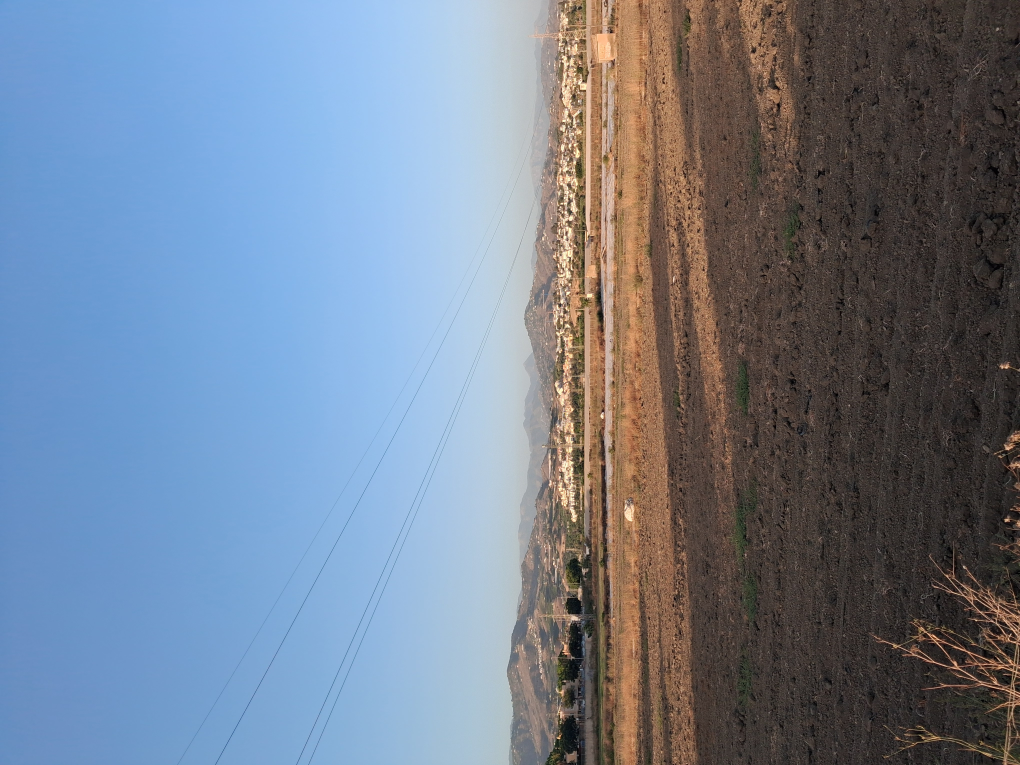
#> input picture 141720.jpg, 4080 x 3060 px (shown at 1/4 size)
$ python dump_skyline.py ../141720.jpg
#> lines starting #> are read from the running program, lines starting #| are printed output that depends on the picture
### src/align/__init__.py
"""Proyección del perfil de horizonte sobre una fotografía y persistencia
del alineamiento manual (fase 2, previa al ML).

Convenios (sufijos obligatorios, ver CLAUDE.md):
- azimuth_deg: azimut del CENTRO de la imagen, no del borde.
- pitch_deg: elevación del centro de la imagen; positivo = cámara mirando
  hacia arriba.
- roll_deg: positivo = el lado derecho del horizonte dibujado BAJA.
- Proyección pinhole rectilínea, sin distorsión de lente (documentado: ese
  residuo lo absorberá el alineamiento automático de la fase 2).

El JSON de alineamiento guarda, además de los cuatro parámetros finales, un
bloque `seed` con los valores iniciales y su procedencia ("exif", "default",
"cli"): la diferencia entre el azimut ajustado y el azimut EXIF es la medida
del error de la brújula, que es el dato que la fase 2 necesita. `notes` y
`created_utc` anotan las condiciones de cada captura: este es el conjunto de
validación del ML y conviene que nazca anotado.
"""

import json
import math
from dataclasses import asdict, dataclass
from datetime import datetime, timezone
from pathlib import Path

import numpy as np
from PIL import Image, ImageOps

ALIGN_VERSION = 1

# tags EXIF (los sub-IFD donde viven varían entre cámaras: _exif_lookup
# busca en el IFD base y en el sub-IFD Exif)
_IFD_EXIF = 0x8769
_IFD_GPS = 0x8825
_TAG_FOCAL_35MM = 41989
_TAG_GPS_LAT_REF, _TAG_GPS_LAT = 1, 2
_TAG_GPS_LON_REF, _TAG_GPS_LON = 3, 4
_TAG_GPS_DIR = 17

_FULL_FRAME_WIDTH_MM = 36.0


@dataclass
class AlignmentParams:
    azimuth_deg: float
    hfov_deg: float
    pitch_deg: float
    roll_deg: float


# [58 lines left out: functions project_profile, projected_y_per_column, not called in this run]


def load_oriented_photo(photo_path: str) -> tuple[Image.Image, np.ndarray]:
    """ÚNICO punto de carga de píxeles de la foto: aplica la orientación EXIF
    una sola vez y devuelve (imagen, array) del mismo origen.

    Las cámaras de móvil no rotan los píxeles: guardan la rotación en el tag
    Orientation. Todo consumidor de píxeles (canvas principal, tira, volcados
    de depuración) debe salir de aquí — una segunda ruta de carga es una
    oportunidad de mezclar ejes orientados con píxeles sin orientar, el tipo
    de fallo plausible-pero-incorrecto contra el que está escrito CLAUDE.md.
    """
#> called with photo_path = '../141720.jpg'
    with Image.open(photo_path) as raw:
#> raw is the input picture: PIL image 4080x3060 RGB; mean R, G, B 114.8, 127.1, 144.4
        img = ImageOps.exif_transpose(raw).convert("RGB")
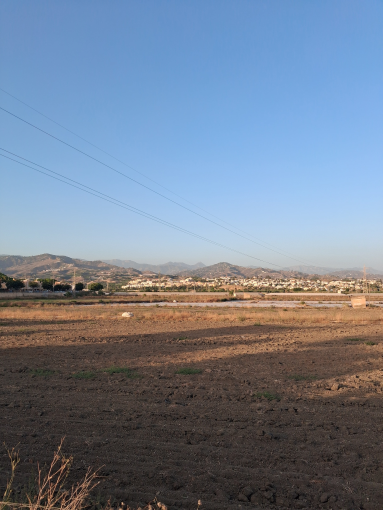
#> img: PIL image 3060x4080 RGB (shown at 1/8 size); mean R, G, B 114.8, 127.1, 144.4
#| 141720.jpg  3060x4080  (orientación EXIF aplicada)
    array = np.asarray(img)
    # coherencia imagen<->array: si esto falla, hay dos orígenes de píxeles
    assert array.shape[:2] == (img.height, img.width), (
        f"array {array.shape[:2]} vs imagen {(img.height, img.width)}")
    return img, array


# [65 lines left out: functions build_strip, load_session, alignment_json_path, not called in this run]


def seed_entry(value: float, source: str) -> dict:
    """Un valor inicial con su procedencia: "exif", "default" o "cli"."""
    return {"value": float(value), "source": source}


# [49 lines left out: function provenance_entry, not called in this run]


_NOTE_MARKS = ("busqueda automatica", "búsqueda automática", "buscador")


# [91 lines left out: functions infer_provenance, save_alignment, not called in this run]


def load_alignment(json_path: str) -> dict:
    return json.loads(Path(json_path).read_text(encoding="utf-8"))


# [93 lines left out: functions seed_from_exif, _seed_from_exif, _safe_float, _exif_lookup, _dms_to_deg, not called in this run]


def _utc_now() -> str:
    return (datetime.now(timezone.utc).isoformat(timespec="seconds")
            .replace("+00:00", "Z"))

### src/align/search.py
"""Búsqueda automática de alineamiento por fuerza bruta (asistente).

TODO LO QUE HAY AQUÍ ES UNA HEURÍSTICA DELIBERADA para asistir el etiquetado
manual, NO la solución de la fase 2. El detector de cresta de abajo es el
mismo tipo de filtro clásico que ya demostró sus límites (calima, contraluz,
primeros planos); segmentar el skyline de verdad es el objetivo del modelo de
segmentación. Esta búsqueda no sustituye el juicio del usuario: solo le deja
empezar cerca, y el resultado SIEMPRE se valida o corrige a mano en la GUI.

La búsqueda en sí es el caso 7 del contrato en su versión sintética: dado un
perfil desplazado artificialmente, recuperar el desplazamiento (±0.1°).
"""

import math
from dataclasses import dataclass

import numpy as np
from numpy.lib.stride_tricks import sliding_window_view

from src.align import AlignmentParams, project_profile, projected_y_per_column

# rejilla gruesa
COARSE_AZ_HALF_DEG = 20.0
COARSE_AZ_STEP_DEG = 0.5
FOV_RANGE_DEG = (10.0, 80.0)   # incluye teleobjetivo: un 15-20° real caía
                               # fuera del rango antiguo (40-75) y la
                               # búsqueda se saturaba en el borde
FOV_GRID_RATIO = 1.05          # rejilla GEOMÉTRICA: resolución relativa
                               # constante. Con paso lineal, 2.5° es un 3%
                               # a 75° pero un 17% a 15°, justo donde más
                               # falta precisión.
# Límites FÍSICOS de la cámara, no de comodidad. El de inclinación estaba en
# 10° y es demasiado estrecho: fotografiar una cima de 2500 m desde un valle
# a 9 km exige mirar 14.5° hacia arriba (caso real, Naranjo de Bulnes desde
# la AS-264), así que la etapa gruesa recortaba el valor correcto y la fina
# se escapaba fuera del rango explorado.
PITCH_LIMIT_DEG = 30.0
# El giro NO estaba acotado en la etapa fina, y la búsqueda devolvía −30°:
# ninguna cámara en mano sale así, y ese grado de libertad falso deja que el
# ajuste se retuerza para encajar ruido y hunde a los candidatos buenos.
ROLL_LIMIT_DEG = 15.0
COARSE_ROLL_HALF_DEG = 3.0
COARSE_ROLL_STEP_DEG = 1.0  # ya no se rejilla el giro: se resuelve cerrado
COARSE_PROFILE_STRIDE = 5   # perfil a 1° en la gruesa (0.2° en la fina)

# Barrido completo (sin pista de azimut): más grueso, porque su cometido es
# localizar REGIONES candidatas y el refinado afina cada una.
SWEEP_AZ_STEP_DEG = 1.0
SWEEP_FOV_RATIO = 1.10

# LÍMITE MEDIDO DE ESTA COMPROBACIÓN, no lo olvides antes de fiarte de
# `reliable`: la detección de ambigüedad contrasta el MEJOR contra UN solo
# alternativo lejano. No cubre el caso de un CONTINUO de óptimos parecidos,
# que es justo el que se da cuando el perfil es autosemejante.
#
# Caso real (141720.jpg, Torre del Mar). Tres hipótesis separadas 25° en
# azimut, con el error en píxeles MEJORANDO al ensanchar el espacio:
#     az 26.2 -> 29.1 px      az 34.4 -> 14.2 px      az 51.2 ->  9.5 px
# y la búsqueda declaró el tercero "sin reservas": ningún alternativo lejano
# concreto lo batía por poco, pero el mínimo global estaba en el sitio
# equivocado. La comprobación geográfica lo desmiente sin lugar a dudas —
# sobre el ápice de la foto, cada candidato pone:
#     az 26.2 -> Veas 703 m (y a 198 px del ápice)
#     az 34.4 -> Mojón de tres Términos 2065 m (a 18 px), con Maroma 2069 y
#                Cima de Tejeda 2069 pegadas: el macizo dominante sobre el
#                bulto dominante  <-- el correcto
#     az 51.2 -> Benthomiz 708 m (a 14 px), y saca a La Maroma del encuadre
# Un cerro de 708 m no puede ser el macizo que domina la foto.
#
# Conclusión operativa: el error en píxeles ordena candidatos DENTRO de una
# hipótesis, no entre hipótesis. Para elegir entre hipótesis hay que mirar
# los topónimos (qué cima cae sobre qué bulto y con qué altitud), que es
# información que este módulo no usa. Por eso la búsqueda es un asistente y
# el juicio final es del usuario.
#
# Un segundo óptimo a más de esta separación en azimut es una hipótesis
# GENUINAMENTE distinta, no un vecino de rejilla.
AMBIGUITY_AZ_DEG = 10.0
# Si ese óptimo lejano no es peor que el mejor en al menos esta fracción,
# la búsqueda no distingue entre ambos y no debe presentarse como solución.
# Calibrado sobre 141720.jpg (panorama ancho, firma rica): con el espacio
# abierto de par en par (FOV 10-80) el margen mide 0.02 y el resultado ES
# genuinamente ambiguo; acotando con pistas razonables sube a 0.73. Los dos
# regímenes están separados por más de un orden de magnitud, así que el
# umbral no es delicado.
AMBIGUITY_MARGIN = 0.25


@dataclass
class SearchCandidate:
    params: AlignmentParams
    error_px: float    # desajuste vertical cresta<->línea; MAGNITUD DE RANKING
    error_deg: float   # el mismo error en grados, solo para leerlo
    coverage: float    # fracción de columnas de cresta bajo la línea proyectada
    saturated_fraction: float = 0.0   # columnas cuyo residuo toca el recorte

    # [8 lines left out: function saturated, not called in this run]


@dataclass
class SearchResult:
    """Resultado con sus reservas: un número sin ellas engaña más que ayuda."""
    candidates: list[SearchCandidate]
    ambiguous: bool             # hay otro óptimo lejano casi igual de bueno
    ambiguity_margin: float     # cuánto peor es ese óptimo lejano (fracción)
    alternative: SearchCandidate | None
    fov_at_edge: bool           # el óptimo se apoya en el borde del rango FOV
    az_at_edge: bool            # ídem en azimut: el verdadero puede estar fuera
    az_range_deg: tuple[float, float]
    fov_range_deg: tuple[float, float]

    # [12 lines left out: function reliable, not called in this run]


def detect_photo_skyline(photo_np: np.ndarray, max_width: int = 1200,
                         ) -> tuple[np.ndarray, np.ndarray, np.ndarray]:
    """Cresta de la foto: primera fila no-cielo por columna, de ARRIBA ABAJO.

    Heurística asistente (ver cabecera del módulo). Criterio de cielo por
    color — más azul que rojo, claro, poco saturado — contra una referencia
    que se arrastra fila a fila mientras el píxel siga siendo cielo, de modo
    que el degradado se sigue en vez de predecirse. Persistencia mínima para
    saltarse cables y pájaros, y límite de salto entre columnas vecinas para
    descartar detecciones incoherentes.

    Devuelve (columnas_px, filas_px, confianza) en coordenadas de la foto
    COMPLETA. Las columnas sin confianza deben ignorarse; con calima densa o
    contraluz pueden ser casi todas, y eso es información, no un fallo.
    """
#> called with max_width = 1200
    photo = np.asarray(photo_np, dtype=float)
    width = photo.shape[1]
    step = max(1, math.ceil(width / max_width))
    small = photo[::step, ::step]
    small_h, small_w = small.shape[0], small.shape[1]

    channels = (small.mean(axis=2),                      # brillo
                small[..., 2] - small[..., 0],           # azul - rojo
                small.max(axis=2) - small.min(axis=2))   # saturación

    sky_rows = max(4, small_h // 20)
    min_run = max(3, small_h // 60)

    # BARRIDO DESCENDENTE ADAPTATIVO. Cualquier modelo global del cielo
    # (tendencia lineal extrapolada, en una o dos pasadas) falla en fotos
    # reales: el degradado del cielo despejado NO es lineal a lo largo de
    # miles de filas, y el detector disparaba en pleno cielo, cientos de
    # píxeles por encima de la sierra (medido: filas ~1360 con la sierra en
    # ~2100). En vez de extrapolar, la referencia de cielo se ACTUALIZA fila
    # a fila (media móvil exponencial sobre los píxeles que siguen siendo
    # cielo): el degradado se sigue, no se predice.
    rows_small, found = _adaptive_scan(channels, sky_rows, min_run)

    valid = found.copy()
    if valid.sum() >= 5:
        # límite de salto: lo que se aparta de la mediana local no es cresta
        filled = np.where(valid, rows_small, np.median(rows_small[valid]))
        smooth = _median_filter(filled, 9)
        valid &= np.abs(rows_small - smooth) <= max(4.0, small_h * 0.03)
        valid = _drop_short_segments(rows_small, valid, small_h, small_w)

    columns_px = np.arange(small_w) * step + step / 2.0
    rows_px = rows_small * step + step / 2.0
    return columns_px, rows_px, valid


def _drop_short_segments(rows: np.ndarray, valid: np.ndarray, height: int,
                         width: int) -> np.ndarray:
    """Descarta los tramos CORTOS que quedan aislados entre saltos bruscos.

    Un obstáculo de primer plano —un poste, una farola, una rama, el borde de
    una valla— rompe la cresta con un escalón de cientos de píxeles respecto
    a las columnas vecinas, y su detección envenena el ajuste: la recta de
    pitch/roll se tuerce por unas pocas columnas que no son horizonte. Aquí
    la cresta se parte en segmentos por esos escalones y se tira lo que sea
    demasiado corto para ser relieve de verdad.

    LÍMITE, y por eso existe además el recuadro manual de la GUI: esto caza
    obstáculos ESTRECHOS. Una valla que cruza media foto produce un segmento
    largo y coherente, indistinguible de una cresta real sin más contexto —
    ahí decide el usuario acotando la zona limpia.
    """
    columns = np.flatnonzero(valid)
    if columns.size < 5:
        return valid

    # umbral adaptativo a lo accidentado que sea ESTE horizonte: un escalón
    # es lo que se sale del salto típico entre columnas contiguas
    steps = np.abs(np.diff(rows[columns]))
    contiguous = np.diff(columns) == 1
    typical = float(np.median(steps[contiguous])) if contiguous.any() else 1.0
    jump = max(height * 0.02, 6.0 * max(typical, 1.0))

    # un hueco de columnas inválidas también rompe segmento
    breaks = (steps > jump) | ~contiguous
    segment = np.concatenate(([0], np.cumsum(breaks)))

    min_len = max(4, int(0.015 * width))
    keep = np.zeros(valid.shape, dtype=bool)
    for label in np.unique(segment):
        members = columns[segment == label]
        if members.size >= min_len:
            keep[members] = True
    # si el criterio se lleva casi todo, la foto es así de fragmentada y es
    # mejor conservar lo que había que quedarse sin nada
    return keep if keep.sum() >= max(min_len, 0.2 * columns.size) else valid


def _adaptive_scan(channels, sky_rows: int, min_run: int, alpha: float = 0.02,
                   ) -> tuple[np.ndarray, np.ndarray]:
    """Barrido descendente por columna con referencia de cielo que se
    actualiza sobre la marcha.

    La referencia arranca en la franja superior y, mientras el píxel siga
    pareciendo cielo, se arrastra con una media móvil exponencial. Así el
    degradado del cielo se SIGUE en vez de predecirse: es lo que distingue
    "el cielo se apaga poco a poco" (cientos de filas, la EMA lo absorbe) de
    "aquí empieza el terreno" (unas pocas filas, la EMA no llega a tiempo y
    salta el umbral). El paso vectoriza sobre columnas; el bucle es sobre
    filas porque la referencia de cada fila depende de la anterior.

    Devuelve (fila de cresta por columna, encontrada).
    """
#> called with sky_rows = 68, min_run = 22, alpha = 0.02
    brightness, blueness, saturation = channels
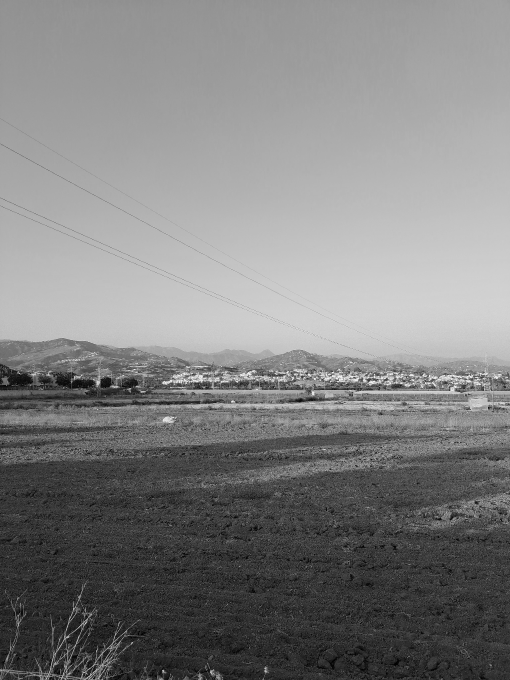
#> brightness: shape (1360, 1020) float64 (shown at 1/2 size); min 0, max 248.3, mean 128.7
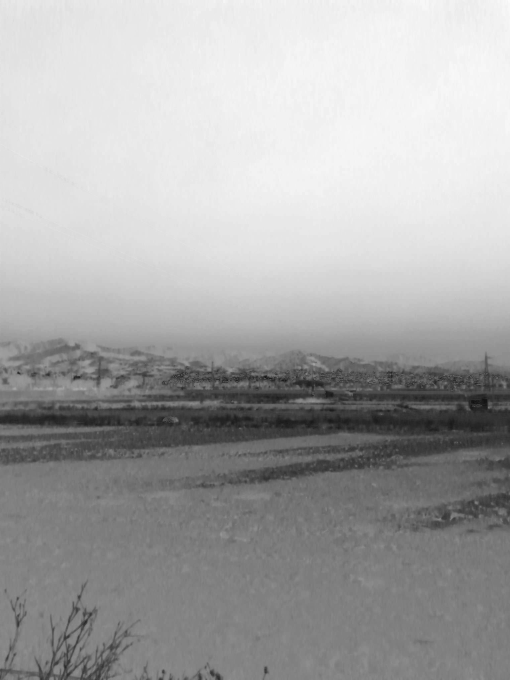
#> blueness: shape (1360, 1020) float64 (shown at 1/2 size); min -137, max 115, mean 29.6; drawn with min black and max white
    height, width = brightness.shape
#> (the rest of the program and of its run is left out)
